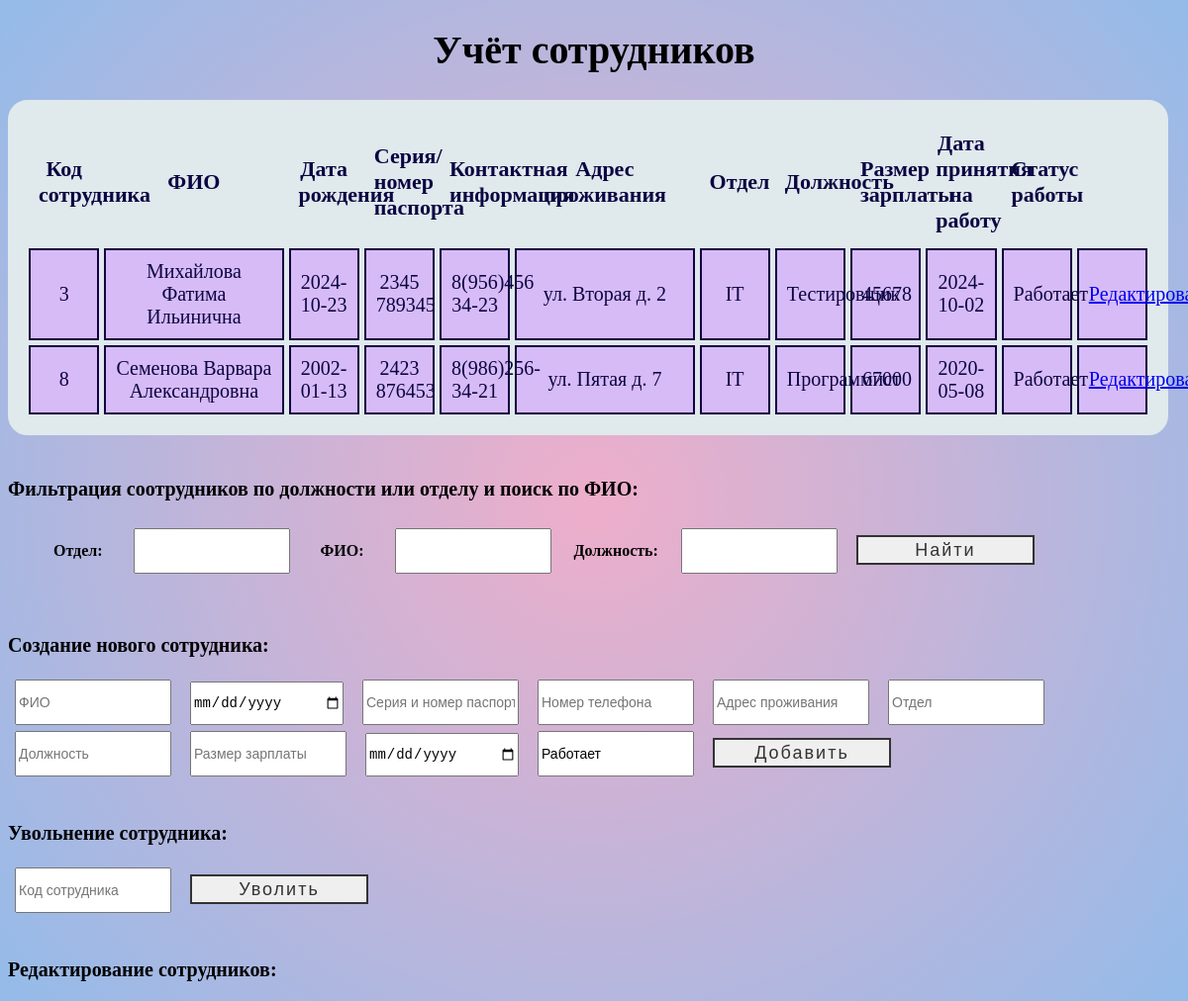
Page /index.php?FOtdel=IT on the committed database.
### tables this page shows
CREATE TABLE `sotr` (
  `IdSotr` int(11) NOT NULL,
  `FIO` text NOT NULL,
  `DataRojdeniya` date NOT NULL,
  `SeriyaNomerPasporta` varchar(255) NOT NULL,
  `NomerTelefona` varchar(255) NOT NULL,
  `AdresProjivaniya` text NOT NULL,
  `Otdel` text NOT NULL,
  `Doljnost` text NOT NULL,
  `RazmerZP` int(11) NOT NULL,
  `DataPrinyatiyaNaRabotu` date NOT NULL,
  `StatusRaboti` text NOT NULL
);

### index.php (the view, shortened to what this page needs)
<!DOCTYPE html>
<html lang="en">
<head>
    <link href="style.css" rel="stylesheet" type="text/css" >
</head>
<body class="diagonal-gradient">
    <h1> Учёт сотрудников </h1>
    <table>
        <thead>
            <tr>
                <th>Код сотрудника</th>
                <th style=width:15%;>ФИО</th>
                <th>Дата рождения</th>
                <th>Серия/номер паспорта</th>
                <th>Контактная информация</th>
                <th style=width:15%;>Адрес проживания</th>
                <th>Отдел</th>
                <th>Должность</th>
                <th>Размер зарплаты</th>
                <th>Дата принятия на работу</th>
                <th>Статус работы</th>
            </tr>
        </thead>
        <tbody>
            <?php
            $mysqli = new mysqli("127.0.0.1", "root", "", "UchetSotr");
            $FOtdel = isset($_GET['FOtdel']) ?$_GET['FOtdel'] : '';
            $query = "SELECT * FROM Sotr WHERE 1=1";
            if ($FOtdel) {
                $query .= " AND Otdel LIKE '%$FOtdel%'";
            }
            $result = $mysqli->query($query);
            if (!$result) {
                echo "Ошибка запроса: " . $mysqli->error;
            } else {
                if ($result->num_rows > 0) {
            while ($row = $result->fetch_assoc()) {
            ?>
                <tr>
                    <td><?php echo $row['IdSotr']; ?></td>
                    <td><?php echo $row['FIO']; ?></td>
                    <td><?php echo $row['DataRojdeniya']; ?></td>
                    <td><?php echo $row['SeriyaNomerPasporta']; ?></td>
                    <td><?php echo $row['NomerTelefona']; ?></td>
                    <td><?php echo $row['AdresProjivaniya']; ?></td>
                    <td><?php echo $row['Otdel']; ?></td>
                    <td><?php echo $row['Doljnost']; ?></td>
                    <td><?php echo $row['RazmerZP']; ?></td>
                    <td><?php echo $row['DataPrinyatiyaNaRabotu']; ?></td>
                    <td><?php echo $row['StatusRaboti']; ?></td>
                    <td><?php if ($row['StatusRaboti'] !== 'Уволен') {
                        echo "<a href='update.php?IdSotr=" . htmlspecialchars($row['IdSotr']) . "' '>Редактировать</a>"; }?></td>
                </tr>
            <?php
            }
                } else {
                    echo "<tr><td colspan='10'>Нет данных.</td></tr>";
                }
            }
            ?>
        </tbody>
    </table>
    <br>
    <p><b> Фильтрация соотрудников по должности или отделу и поиск по ФИО: </b></p>
    <form class = "filtr" method="GET" action="">
        <label   class = "filtrO" for="Otdel"><b>Отдел:</b></label>
        <input type="text" id="Otdel" name="FOtdel" value="<?php echo isset($_GET['Otdel']) ? htmlspecialchars($_GET['Otdel']) : ''; ?>">
        <label   class = "filtrO" for="FIO"><b>ФИО:</b></label>
        <input type="text" id="FIO" name="FFIO" value="<?php echo isset($_GET['FIO']) ? htmlspecialchars($_GET['FIO']) : ''; ?>">
        <label  class = "filtr" for="Doljnost"><b>Должность:</b></label>
        <input type="text" id="Doljnost" name="FDoljnost" value="<?php echo isset($_GET['Doljnost']) ? htmlspecialchars($_GET['Doljnost']) : ''; ?>">
        <button type="submit"><span>Найти</span></button>
    </form>
    <br>
    <p><b>Создание нового сотрудника: </b></p>
    <form method ="post">
        <input  class = "SNS" type="text" name="FIO" placeholder="ФИО" required>
        <input  class = "SNS" type="date" name="DataRojdeniya" placeholder="Дата рождения" required>
        <input  class = "SNS" type="text" id = "pasport" name="SeriyaNomerPasporta" placeholder="Серия и номер паспорта" required>
        <input  class = "SNS" type="text" id = "phone" name="NomerTelefona" placeholder="Номер телефона" required>
        <input  class = "SNS" type="text" name="AdresProjivaniya" placeholder="Адрес проживания" required>
        <input  class = "SNS" type="text" name="Otdel" placeholder="Отдел" required>
        <input  class = "SNS" type="text" name="Doljnost" placeholder="Должность" required>
        <input  class = "SNS" type="number" name="RazmerZP" placeholder="Размер зарплаты" required>
        <input  class = "SNS" type="date" name="DataPrinyatiyaNaRabotu" placeholder="Дата принятия на работу" required>
        <input  class = "SNS" type="text" name="StatusRaboti" value="Работает">
        <button  class = "SNS" type="submit"><span>Добавить</span></button>
    </form>
    <br>
    <p><b>Увольнение сотрудника:</b></p>
    <form method = "post">
        <input  class = "SNS" type="text" name="IdSotr" placeholder="Код сотрудника" required>
        <button  class = "SNS" type="submit"><span>Уволить</span></button>
    </form>
    <br>
    <p name = "Update"><b>Редактирование сотрудников:</b></p>
</body>
</html>

### style.css (style rules this page uses)
body { font-size: 20px; font-family: 'Times New Roman', Times, serif; }
input { width: 150px; height: 40px; font-size: 14px; }
label { width: 150px; height: 40px; font-size: 20px; }
.diagonal-gradient { background: rgb(238,174,202); background: radial-gradient(circle, rgba(238,174,202,1) 0%, rgba(148,187,233,1) 100%); }
h1 { text-align: center; }
th { font-size: 22px; padding: 10px; }
td { padding: 5px; border: 2px solid rgb(20, 0, 66); text-align: center; background: #d7bbf7; padding: 10px; }
table { table-layout: fixed; width: 99%; border-collapse: collapse; border: 2px solid rgb(0, 0, 0); align-content: center; border-collapse: separate; border-spacing: 5px; background: #e0e9ec; color: #0b0542; border: 16px solid #e0e9ec; border-radius: 20px; }
.filtrO { margin:12px 27px; font-size: 16px; align-content: center; }
.filtr { margin:12px 19px; font-size: 16px; align-content: center; }
.SNS { margin: 3px 7px; }
button { margin: 15px; width: 180px; height: 30px; line-height: 2px; font-size: 18px; text-decoration: none; color: #333; border: 2px solid #333; letter-spacing: 2px; position: relative; transition: all .35s; }
button span { position: relative; z-index: 2; }
button:after { position: absolute; content: ""; top: 0; left: 0; width: 0; height: 100%; background: #ca83f3; color:aliceblue; transition: all .35s; }

### rows in the picture
sotr: IdSotr "3", FIO "Михайлова Фатима Ильинична", DataRojdeniya "2024-10-23", SeriyaNomerPasporta "2345 789345", NomerTelefona "8(956)456 34-23", AdresProjivaniya "ул. Вторая д. 2", Otdel "IT", Doljnost "Тестировщик", RazmerZP "45678", DataPrinyatiyaNaRabotu "2024-10-02", StatusRaboti "Работает"
sotr: IdSotr "8", FIO "Семенова Варвара Александровна", DataRojdeniya "2002-01-13", SeriyaNomerPasporta "2423 876453", NomerTelefona "8(986)256-34-21", AdresProjivaniya "ул. Пятая д. 7", Otdel "IT", Doljnost "Программист", RazmerZP "67000", DataPrinyatiyaNaRabotu "2020-05-08", StatusRaboti "Работает"
